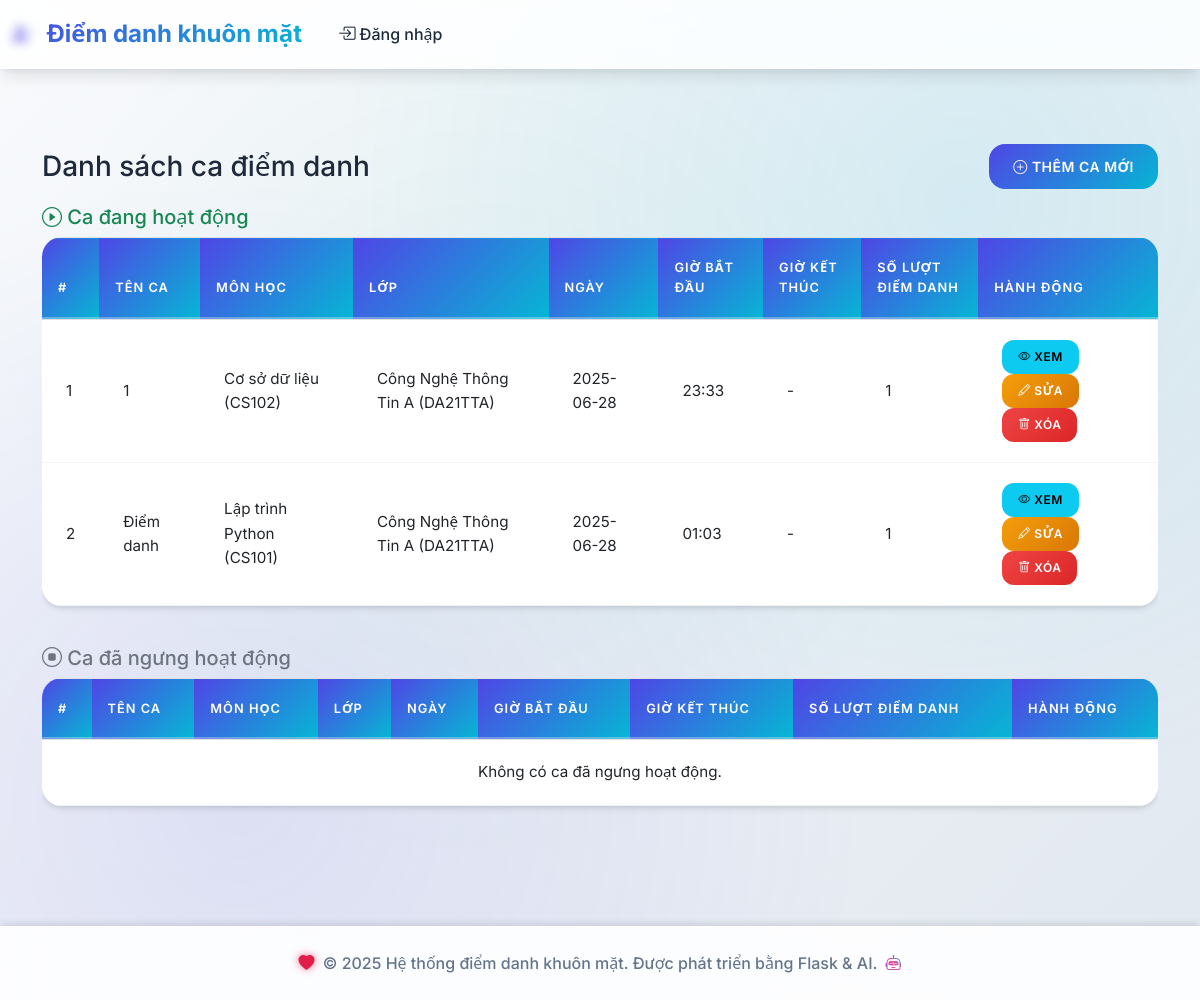
The app's page /attendance/sessions, older data.
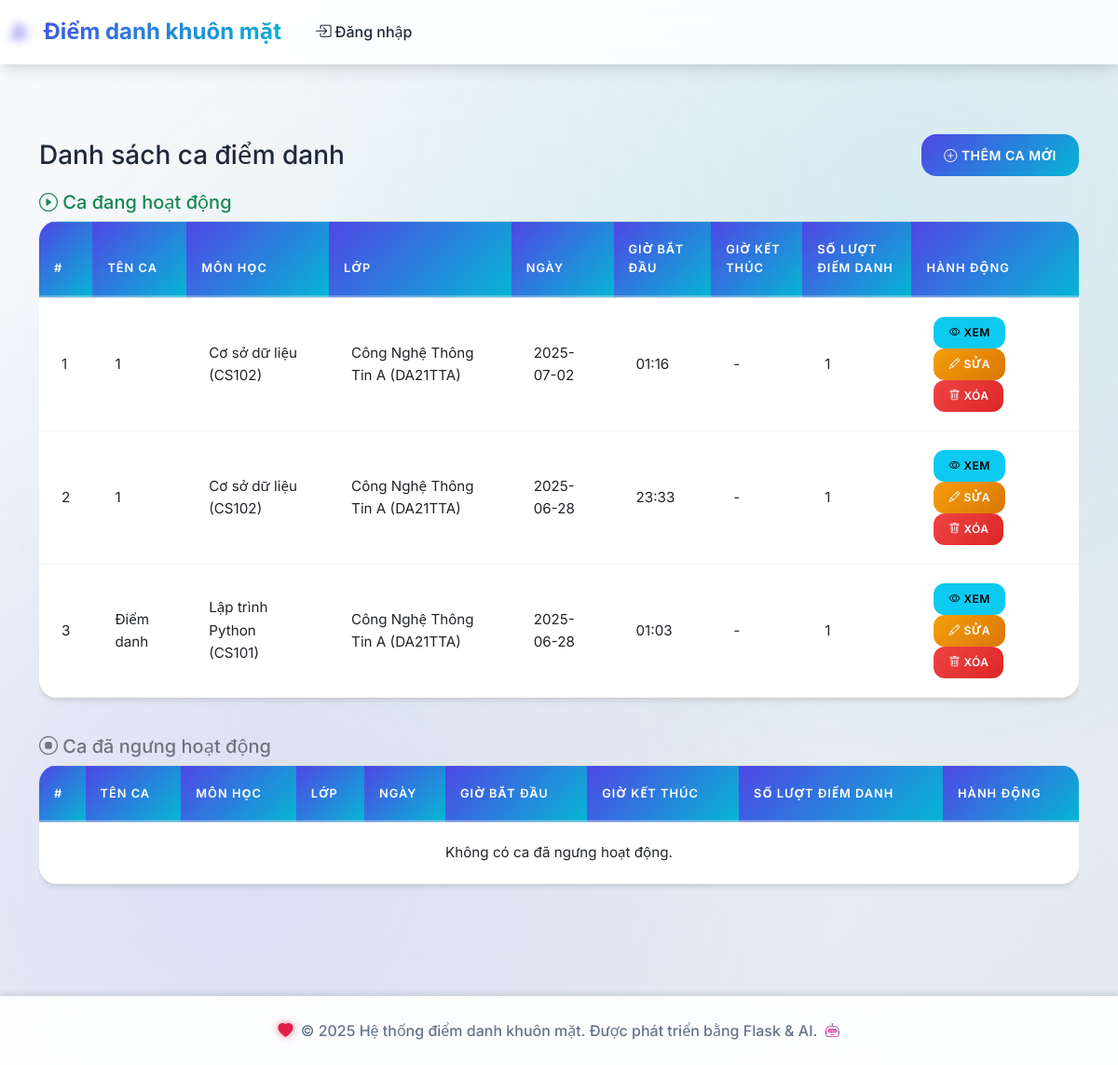
The same page, newer data.
### tables this page shows
CREATE TABLE attendance_sessions (
            id INTEGER PRIMARY KEY AUTOINCREMENT,
            session_name TEXT NOT NULL,
            subject_id INTEGER NOT NULL,
            class_id INTEGER NOT NULL,
            session_date DATE NOT NULL,
            start_time TIME NOT NULL,
            end_time TIME,
            status TEXT DEFAULT 'active',
            created_at TIMESTAMP DEFAULT CURRENT_TIMESTAMP, port INTEGER,
            FOREIGN KEY (subject_id) REFERENCES subjects (id),
            FOREIGN KEY (class_id) REFERENCES classes (id)
        );

### routes/attendance.py (the view)
@attendance_bp.route('/sessions')
def list_sessions():
    conn = get_db_connection()
    now = datetime.now().strftime('%Y-%m-%d %H:%M')
    active_sessions = conn.execute('''
        SELECT ast.*, s.subject_name, s.subject_code, c.class_name, c.class_code,
               COUNT(ar.id) as attendance_count
        FROM attendance_sessions ast
        JOIN subjects s ON ast.subject_id = s.id
        JOIN classes c ON ast.class_id = c.id
        LEFT JOIN attendance_records ar ON ast.id = ar.session_id
        WHERE (ast.end_time IS NULL OR (ast.session_date || ' ' || ast.end_time) > ?)
        GROUP BY ast.id
        ORDER BY ast.session_date DESC, ast.start_time DESC
    ''', (now,)).fetchall()
    inactive_sessions = conn.execute('''
        SELECT ast.*, s.subject_name, s.subject_code, c.class_name, c.class_code,
               COUNT(ar.id) as attendance_count
        FROM attendance_sessions ast
        JOIN subjects s ON ast.subject_id = s.id
        JOIN classes c ON ast.class_id = c.id
        LEFT JOIN attendance_records ar ON ast.id = ar.session_id
        WHERE (ast.end_time IS NOT NULL AND (ast.session_date || ' ' || ast.end_time) <= ?)
        GROUP BY ast.id
        ORDER BY ast.session_date DESC, ast.start_time DESC
    ''', (now,)).fetchall()
    conn.close()
    return render_template('attendance/sessions.html', active_sessions=active_sessions, inactive_sessions=inactive_sessions)

### models/database.py (called while the page is built)
def get_db_connection():
    conn = sqlite3.connect(DATABASE_PATH)
    conn.row_factory = sqlite3.Row
    return conn

### templates/attendance/sessions.html
{% extends "base.html" %} {% block title %}Quản lý ca điểm danh{% endblock %} {% block content %}
<div class="container py-4">
  <div class="d-flex justify-content-between align-items-center mb-3">
    <h3 class="mb-0">Danh sách ca điểm danh</h3>
    <a href="{{ url_for('attendance.add_session') }}" class="btn btn-primary"> <i class="bi bi-plus-circle"></i> Thêm ca mới </a>
  </div>
  <h5 class="text-success mb-2"><i class="bi bi-play-circle"></i> Ca đang hoạt động</h5>
  <div class="table-responsive mb-4">
    <table class="table table-bordered table-hover align-middle bg-white">
      <thead class="table-light">
        <tr>
          <th>#</th>
          <th>Tên ca</th>
          <th>Môn học</th>
          <th>Lớp</th>
          <th>Ngày</th>
          <th>Giờ bắt đầu</th>
          <th>Giờ kết thúc</th>
          <th>Số lượt điểm danh</th>
          <th>Hành động</th>
        </tr>
      </thead>
      <tbody>
        {% for s in active_sessions %}
        <tr>
          <td>{{ loop.index }}</td>
          <td>{{ s.session_name }}</td>
          <td>{{ s.subject_name }} ({{ s.subject_code }})</td>
          <td>{{ s.class_name }} ({{ s.class_code }})</td>
          <td>{{ s.session_date }}</td>
          <td>{{ s.start_time }}</td>
          <td>{{ s.end_time or '-' }}</td>
          <td>{{ s.attendance_count }}</td>
          <td>
            <a href="{{ url_for('attendance.session_detail', session_id=s.id) }}" class="btn btn-sm btn-info"><i class="bi bi-eye"></i> Xem</a>
            <a href="{{ url_for('attendance.edit_session', session_id=s.id) }}" class="btn btn-sm btn-warning"><i class="bi bi-pencil"></i> Sửa</a>
            <form action="{{ url_for('attendance.delete_session', session_id=s.id) }}" method="post" style="display: inline-block" onsubmit="return confirm('Bạn có chắc muốn xóa ca này?');">
              <button type="submit" class="btn btn-sm btn-danger"><i class="bi bi-trash"></i> Xóa</button>
            </form>
          </td>
        </tr>
        {% else %}
        <tr>
          <td colspan="9" class="text-center">Không có ca đang hoạt động.</td>
        </tr>
        {% endfor %}
      </tbody>
    </table>
  </div>
  <h5 class="text-secondary mb-2"><i class="bi bi-stop-circle"></i> Ca đã ngưng hoạt động</h5>
  <div class="table-responsive">
    <table class="table table-bordered table-hover align-middle bg-white">
      <thead class="table-light">
        <tr>
          <th>#</th>
          <th>Tên ca</th>
          <th>Môn học</th>
          <th>Lớp</th>
          <th>Ngày</th>
          <th>Giờ bắt đầu</th>
          <th>Giờ kết thúc</th>
          <th>Số lượt điểm danh</th>
          <th>Hành động</th>
        </tr>
      </thead>
      <tbody>
        {% for s in inactive_sessions %}
        <tr>
          <td>{{ loop.index }}</td>
          <td>{{ s.session_name }}</td>
          <td>{{ s.subject_name }} ({{ s.subject_code }})</td>
          <td>{{ s.class_name }} ({{ s.class_code }})</td>
          <td>{{ s.session_date }}</td>
          <td>{{ s.start_time }}</td>
          <td>{{ s.end_time or '-' }}</td>
          <td>{{ s.attendance_count }}</td>
          <td>
            <a href="{{ url_for('attendance.session_detail', session_id=s.id) }}" class="btn btn-sm btn-info"><i class="bi bi-eye"></i> Xem</a>
            <a href="{{ url_for('attendance.edit_session', session_id=s.id) }}" class="btn btn-sm btn-warning"><i class="bi bi-pencil"></i> Sửa</a>
            <form action="{{ url_for('attendance.delete_session', session_id=s.id) }}" method="post" style="display: inline-block" onsubmit="return confirm('Bạn có chắc muốn xóa ca này?');">
              <button type="submit" class="btn btn-sm btn-danger"><i class="bi bi-trash"></i> Xóa</button>
            </form>
          </td>
        </tr>
        {% else %}
        <tr>
          <td colspan="9" class="text-center">Không có ca đã ngưng hoạt động.</td>
        </tr>
        {% endfor %}
      </tbody>
    </table>
  </div>
</div>
{% endblock %}

### templates/base.html (shortened to what this page needs)
<!DOCTYPE html>
<html lang="vi">
  <head>
    <link href="https://cdn.jsdelivr.net/npm/bootstrap@5.3.0/dist/css/bootstrap.min.css" rel="stylesheet" />
    <link rel="stylesheet" href="https://cdn.jsdelivr.net/npm/@tabler/icons@latest/icons-sprite.svg" />
    <link rel="stylesheet" href="https://cdn.jsdelivr.net/npm/bootstrap-icons@1.11.0/font/bootstrap-icons.css" />
    <link rel="stylesheet" href="https://cdn.jsdelivr.net/npm/heroicons@2.0.18/24/outline/index.css" />
    <link href="https://cdnjs.cloudflare.com/ajax/libs/font-awesome/6.4.0/css/all.min.css" rel="stylesheet" />
    <link href="{{ url_for('static', filename='css/style.css') }}" rel="stylesheet" />
  </head>
  <body>
    <nav class="navbar navbar-expand-lg navbar-light fixed-top">
      <div class="container-fluid">
        <a class="navbar-brand" href="{{ url_for('index') }}">
          <i class="bi bi-person-check-fill icon-dashboard me-2"></i>
          Điểm danh khuôn mặt
        </a>
        <div class="collapse navbar-collapse" id="navbarNav">
          <ul class="navbar-nav">
            {% if session.logged_in %}
            <li class="nav-item dropdown">
              <a class="nav-link dropdown-toggle" href="#" role="button" data-bs-toggle="dropdown"> <i class="bi bi-person-circle icon-admin me-1"></i>{{ session.username or 'Admin' }} </a>
              <ul class="dropdown-menu">
                <li>
                  <a class="dropdown-item" href="{{ url_for('auth.logout') }}"> <i class="bi bi-box-arrow-right icon-logout me-2"></i>Đăng xuất </a>
                </li>
              </ul>
            </li>
            {% else %}
            <li class="nav-item">
              <a class="nav-link" href="{{ url_for('auth.login') }}"> <i class="bi bi-box-arrow-in-right me-1"></i>Đăng nhập </a>
            </li>
            {% endif %}
          </ul>
        </div>
      </div>
    </nav>
    <main class="main-content">
      <div class="container-fluid">
         {% block content %}{% endblock %}
      </div>
    </main>
    <footer class="text-center py-4">
      <div class="container">
        <p class="mb-0">
          <i class="bi bi-heart-fill icon-heart me-1"></i>
          &copy; 2025 Hệ thống điểm danh khuôn mặt. Được phát triển bằng Flask & AI.
          <i class="bi bi-robot icon-robot ms-1"></i>
        </p>
      </div>
    </footer>
  </body>
</html>

Row changes from the older to the newer data that the page shows:
added attendance_sessions: session_name "1", subject_name "Cơ sở dữ liệu", subject_code "CS102", class_name "Công Nghệ Thông Tin A", class_code "DA21TTA", session_date "2025-07-02", start_time "01:16", end_time "-", attendance_count "1"
